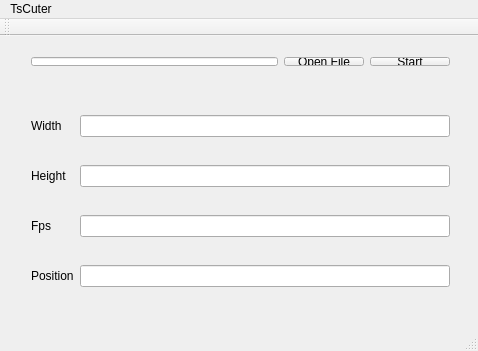
<?xml version="1.0" encoding="UTF-8"?>
<ui version="4.0">
 <class>TsCuterClass</class>
 <widget class="QMainWindow" name="TsCuterClass">
  <property name="geometry">
   <rect>
    <x>0</x>
    <y>0</y>
    <width>478</width>
    <height>351</height>
   </rect>
  </property>
  <property name="windowTitle">
   <string>TsCuter</string>
  </property>
  <widget class="QWidget" name="centralWidget">
   <widget class="QWidget" name="layoutWidget">
    <property name="geometry">
     <rect>
      <x>20</x>
      <y>10</y>
      <width>441</width>
      <height>31</height>
     </rect>
    </property>
    <layout class="QHBoxLayout" name="horizontalLayout">
     <item>
      <widget class="QLineEdit" name="lineEdit_filename"/>
     </item>
     <item>
      <widget class="QPushButton" name="openFileButton">
       <property name="text">
        <string>Open File</string>
       </property>
      </widget>
     </item>
     <item>
      <widget class="QPushButton" name="StartButton">
       <property name="text">
        <string>Start</string>
       </property>
      </widget>
     </item>
    </layout>
   </widget>
   <widget class="QWidget" name="layoutWidget_2">
    <property name="geometry">
     <rect>
      <x>20</x>
      <y>46</y>
      <width>441</width>
      <height>241</height>
     </rect>
    </property>
    <layout class="QGridLayout" name="gridLayout">
     <item row="0" column="0">
      <widget class="QLabel" name="label">
       <property name="text">
        <string>Width</string>
       </property>
      </widget>
     </item>
     <item row="2" column="0">
      <widget class="QLabel" name="label_4">
       <property name="text">
        <string>Fps</string>
       </property>
      </widget>
     </item>
     <item row="0" column="1">
      <widget class="QLineEdit" name="lineEdit_width"/>
     </item>
     <item row="2" column="1">
      <widget class="QLineEdit" name="lineEdit_fps"/>
     </item>
     <item row="1" column="1">
      <widget class="QLineEdit" name="lineEdit_height"/>
     </item>
     <item row="1" column="0">
      <widget class="QLabel" name="label_3">
       <property name="text">
        <string>Height</string>
       </property>
      </widget>
     </item>
     <item row="3" column="0">
      <widget class="QLabel" name="label_2">
       <property name="text">
        <string>Position</string>
       </property>
      </widget>
     </item>
     <item row="3" column="1">
      <widget class="QLineEdit" name="lineEdit_pos"/>
     </item>
    </layout>
   </widget>
  </widget>
  <widget class="QMenuBar" name="menuBar">
   <property name="geometry">
    <rect>
     <x>0</x>
     <y>0</y>
     <width>478</width>
     <height>23</height>
    </rect>
   </property>
   <widget class="QMenu" name="menuTsCuter">
    <property name="title">
     <string>TsCuter</string>
    </property>
   </widget>
   <addaction name="menuTsCuter"/>
  </widget>
  <widget class="QToolBar" name="mainToolBar">
   <attribute name="toolBarArea">
    <enum>TopToolBarArea</enum>
   </attribute>
   <attribute name="toolBarBreak">
    <bool>false</bool>
   </attribute>
  </widget>
  <widget class="QStatusBar" name="statusBar"/>
 </widget>
 <layoutdefault spacing="6" margin="11"/>
 <resources>
  <include location="tscuter.qrc"/>
 </resources>
 <connections/>
</ui>
